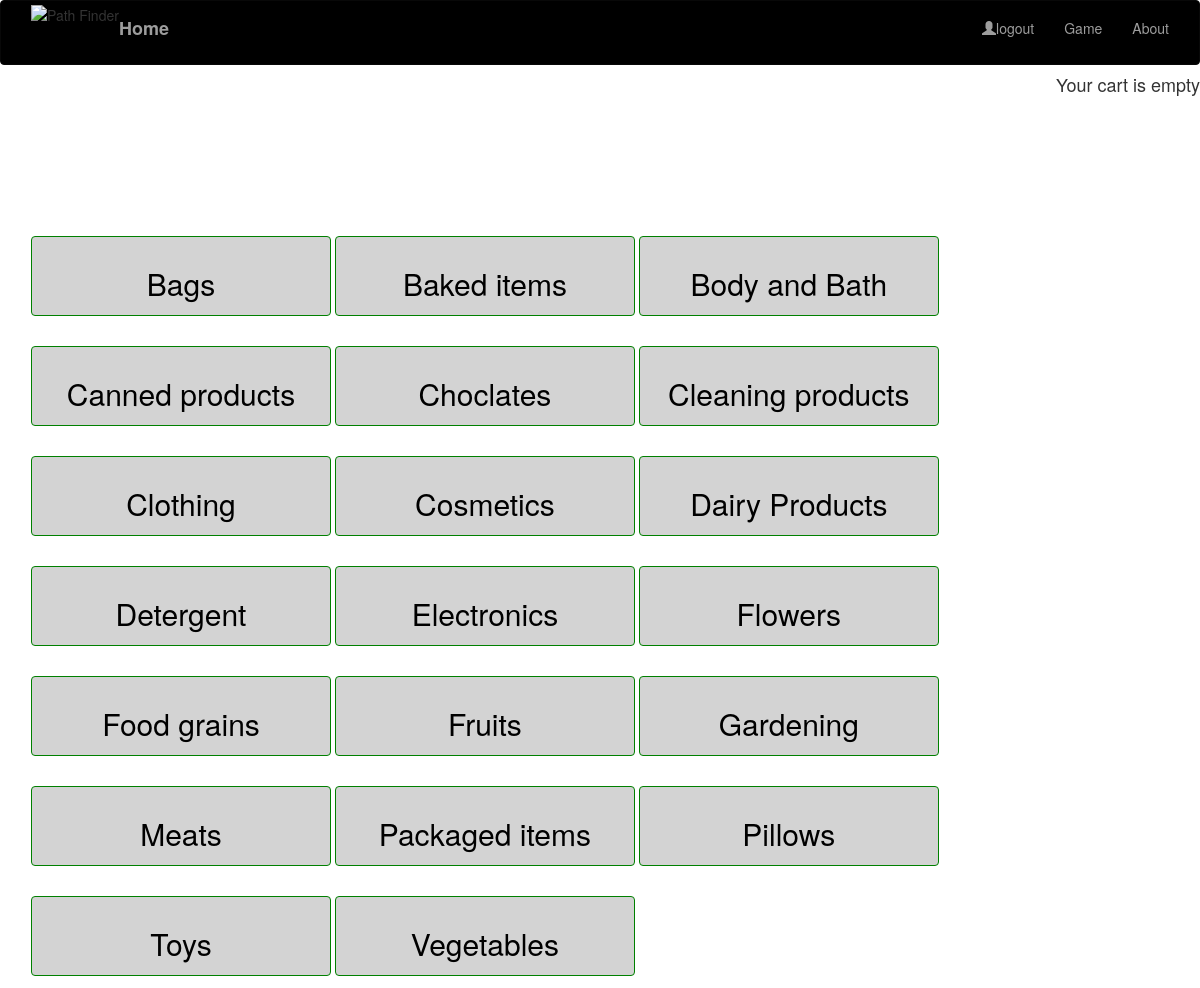
The app's page /home/ (signed in) with its own data.
### supermarket/models.py (models this page shows, shortened)
class Category(models.Model):
    name = models.CharField(max_length=200, db_index=True)
    slug = models.SlugField(max_length=200, db_index=True, unique=True)
    class Meta:
        ordering = ('name',)
        verbose_name = 'category'
        verbose_name_plural = 'categories'
    def get_absolute_url(self):
        return reverse('product_list_by_category', args=[self.slug])

### supermarket/views.py (the view)
# urls.py: 2. Add a URL to urlpatterns:  path('', views.home, name='home')
@login_required
def home(request, category_slug=None):
    category = None
    categories = Category.objects.all()
    products = Productdb.objects.filter(available=True)
    if category_slug:
        category = get_object_or_404(Category, slug=category_slug)
        products = products.filter(category=category)
    return render(request, 'home.html', {'category': category,
                                                          'categories': categories,
                                                          'products': products})

### cart/cart.py (called while the page is built)
    def __len__(self):
        return sum(item['quantity'] for item in self.cart.values())

### cart/context_processors.py (called while the page is built)
def cart(request):
    return {'cart': Cart(request) }

### market/templates/home.html (shortened to what this page needs)
<!DOCTYPE html>
{% load static %}
<html lang="en">
  <head>
    <link rel="stylesheet" href="{% static "css/base.css" % }"/>
    <link rel="stylesheet" href="https://maxcdn.bootstrapcdn.com/bootstrap/3.3.7/css/bootstrap.min.css">
  </head>
<body>
 <nav class="navbar  large navbar navbar-inverse bg-inverse" style= "width:100% ; margin: 0 auto;background-color:#000000">
    <div class="container">
            <ul class="nav navbar-nav ">
              <li>  <img src="{% static "images/sirmvit.jpg" %}" alt="Path Finder" style="width:50px;height:50px;"></li>
              <li ><label><a class ="navbar-brand " href="{% url 'home' %}">Home</a></label></li>
</ul>
<ul class="nav navbar-nav navbar-right">
            {% if user.is_authenticated %}
            <li><a class ="navbar-link " href="{% url 'logout' %}"><span class="glyphicon glyphicon-user"></span>logout</a></li>
            <li><a class ="navbar-link"href="{% url 'home2' %}">Game</a></label></li>
                  <li><a class ="navbar-link"href="{% url 'about' %}">About</a></label></li>
            {% else %}
            <li><a class ="navbar-link"href="{% url 'login' %}">Login</a></label></li>
            <li><a class ="navbar-link"href="{% url 'signup' %}">Signup</a></label></li>
            <li><a class ="navbar-link"href="{% url 'home2' %}">Game</a></label></li>
            {% endif %}
</ul>
</div>
</nav>
<div class="pull-right" >
    {% with total_items=cart|length %}
        {% if cart|length > 0 %}
            <h4>Your cart:</h4>
            <a href="{% url "cart:cart_detail" %}">
                <h4>{{ total_items }} item{{ total_items|pluralize }}, ${{ cart.get_total_price }}</h4>
            </a>
        {% else %}
            <h4>Your cart is empty</h4>
        {% endif %}
    {% endwith %}
</div>
   <div class="container" style="height :100% ">
<h1 style="color:#ffffff"><em>Categories</em></h1>
<br>
<br>
  {% for c in categories %}
              <div class="btn-group">
                <h1 {% if category.slug == c.slug %}class="selected"{% endif %}>
                   <a href="{{ c.get_absolute_url }}"><button type="button" class="button button5 btn btn-primary " style="height:80px;width:300px"><h2>{{c.name}}</h2></button></a>
            </h1>
              </div>
    {% endfor %}
    </div>
</body>
</html>

### market/templates/home.html (style rules this page uses)
.btn-group button { background-color: #D3D3D3; border: 1px solid green; color: black; padding: 10px 24px; cursor: pointer; width: 50%; display: block; }
body { background-image: url("http://www.reuun.com/data/out/139/403696063-website-wallpapers.png"); background-repeat:no-repeat; background-size:150%; }
.container { padding: 2px 16px; }
em { font-size: 200%; }

### records on screen
Category: name "Bags"
Category: name "Baked items"
Category: name "Body and Bath"
Category: name "Canned products"
Category: name "Choclates"
Category: name "Cleaning products"
Category: name "Clothing"
Category: name "Cosmetics"
Category: name "Dairy Products"
Category: name "Detergent"
Category: name "Electronics"
Category: name "Flowers"
Category: name "Food grains"
Category: name "Fruits"
Category: name "Gardening"
Category: name "Meats"
Category: name "Packaged items"
Category: name "Pillows"
Category: name "Toys"
Category: name "Vegetables"
